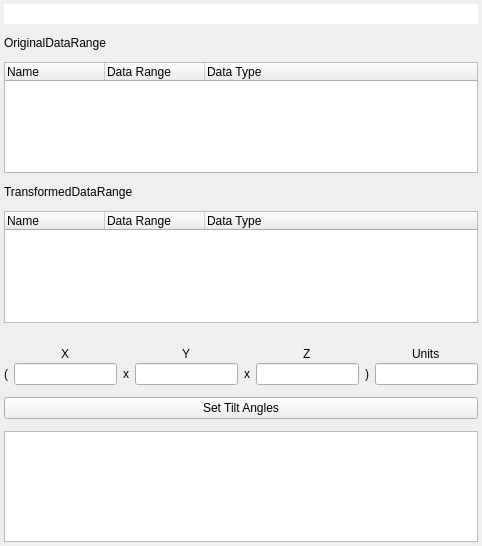
<?xml version="1.0" encoding="UTF-8"?>
<ui version="4.0">
 <class>DataPropertiesPanel</class>
 <widget class="QWidget" name="DataPropertiesPanel">
  <property name="geometry">
   <rect>
    <x>0</x>
    <y>0</y>
    <width>482</width>
    <height>546</height>
   </rect>
  </property>
  <property name="windowTitle">
   <string>Form</string>
  </property>
  <layout class="QVBoxLayout" name="verticalLayout">
   <property name="spacing">
    <number>12</number>
   </property>
   <property name="leftMargin">
    <number>4</number>
   </property>
   <property name="topMargin">
    <number>4</number>
   </property>
   <property name="rightMargin">
    <number>4</number>
   </property>
   <property name="bottomMargin">
    <number>4</number>
   </property>
   <item>
    <widget class="QLineEdit" name="FileName">
     <property name="autoFillBackground">
      <bool>true</bool>
     </property>
     <property name="frame">
      <bool>false</bool>
     </property>
     <property name="readOnly">
      <bool>true</bool>
     </property>
    </widget>
   </item>
   <item>
    <widget class="QLabel" name="OriginalDataRange">
     <property name="text">
      <string>OriginalDataRange</string>
     </property>
     <property name="wordWrap">
      <bool>true</bool>
     </property>
    </widget>
   </item>
   <item>
    <widget class="pqTreeWidget" name="OriginalDataTreeWidget">
     <property name="rootIsDecorated">
      <bool>false</bool>
     </property>
     <column>
      <property name="text">
       <string>Name</string>
      </property>
     </column>
     <column>
      <property name="text">
       <string>Data Range</string>
      </property>
     </column>
     <column>
      <property name="text">
       <string>Data Type</string>
      </property>
     </column>
    </widget>
   </item>
   <item>
    <widget class="QLabel" name="TransformedDataRange">
     <property name="text">
      <string>TransformedDataRange</string>
     </property>
     <property name="wordWrap">
      <bool>true</bool>
     </property>
    </widget>
   </item>
   <item>
    <widget class="pqTreeWidget" name="TransformedDataTreeWidget">
     <property name="rootIsDecorated">
      <bool>false</bool>
     </property>
     <column>
      <property name="text">
       <string>Name</string>
      </property>
     </column>
     <column>
      <property name="text">
       <string>Data Range</string>
      </property>
     </column>
     <column>
      <property name="text">
       <string>Data Type</string>
      </property>
     </column>
    </widget>
   </item>
   <item>
    <widget class="QWidget" name="PropertiesButtons" native="true">
     <layout class="QHBoxLayout" name="horizontalLayout">
      <property name="leftMargin">
       <number>0</number>
      </property>
      <property name="topMargin">
       <number>0</number>
      </property>
      <property name="rightMargin">
       <number>0</number>
      </property>
      <property name="bottomMargin">
       <number>0</number>
      </property>
     </layout>
    </widget>
   </item>
   <item>
    <widget class="QWidget" name="LengthWidget" native="true">
     <layout class="QVBoxLayout" name="verticalLayout1">
      <property name="leftMargin">
       <number>0</number>
      </property>
      <property name="topMargin">
       <number>0</number>
      </property>
      <property name="rightMargin">
       <number>0</number>
      </property>
      <property name="bottomMargin">
       <number>0</number>
      </property>
      <item>
       <layout class="QGridLayout" name="gridLayout_2">
        <property name="verticalSpacing">
         <number>2</number>
        </property>
        <item row="1" column="0">
         <widget class="QLabel" name="leftBracketLabel">
          <property name="text">
           <string>(</string>
          </property>
         </widget>
        </item>
        <item row="1" column="6">
         <widget class="QLabel" name="rightBracketLabel">
          <property name="text">
           <string>)</string>
          </property>
         </widget>
        </item>
        <item row="0" column="5" alignment="Qt::AlignHCenter">
         <widget class="QLabel" name="zLabel">
          <property name="text">
           <string>Z</string>
          </property>
         </widget>
        </item>
        <item row="1" column="4">
         <widget class="QLabel" name="multiplyLabel2">
          <property name="text">
           <string>x</string>
          </property>
         </widget>
        </item>
        <item row="1" column="1">
         <widget class="QLineEdit" name="xLengthBox">
          <property name="alignment">
           <set>Qt::AlignCenter</set>
          </property>
         </widget>
        </item>
        <item row="1" column="5">
         <widget class="QLineEdit" name="zLengthBox">
          <property name="alignment">
           <set>Qt::AlignCenter</set>
          </property>
         </widget>
        </item>
        <item row="0" column="1" alignment="Qt::AlignHCenter">
         <widget class="QLabel" name="xLabel">
          <property name="text">
           <string>X</string>
          </property>
         </widget>
        </item>
        <item row="1" column="2">
         <widget class="QLabel" name="multiplyLabel1">
          <property name="text">
           <string>x</string>
          </property>
         </widget>
        </item>
        <item row="1" column="3">
         <widget class="QLineEdit" name="yLengthBox">
          <property name="alignment">
           <set>Qt::AlignCenter</set>
          </property>
         </widget>
        </item>
        <item row="0" column="3" alignment="Qt::AlignHCenter">
         <widget class="QLabel" name="yLabel">
          <property name="text">
           <string>Y</string>
          </property>
         </widget>
        </item>
        <item row="1" column="7">
         <widget class="QLineEdit" name="unitBox">
          <property name="alignment">
           <set>Qt::AlignCenter</set>
          </property>
         </widget>
        </item>
        <item row="0" column="7" alignment="Qt::AlignHCenter">
         <widget class="QLabel" name="unitLabel">
          <property name="text">
           <string>Units</string>
          </property>
         </widget>
        </item>
       </layout>
      </item>
     </layout>
    </widget>
   </item>
   <item>
    <widget class="QPushButton" name="SetTiltAnglesButton">
     <property name="text">
      <string>Set Tilt Angles</string>
     </property>
    </widget>
   </item>
   <item>
    <widget class="QTableWidget" name="TiltAnglesTable">
     <property name="sizePolicy">
      <sizepolicy hsizetype="Expanding" vsizetype="Expanding">
       <horstretch>0</horstretch>
       <verstretch>0</verstretch>
      </sizepolicy>
     </property>
    </widget>
   </item>
   <item>
    <spacer name="verticalSpacer">
     <property name="orientation">
      <enum>Qt::Vertical</enum>
     </property>
     <property name="sizeHint" stdset="0">
      <size>
       <width>20</width>
       <height>40</height>
      </size>
     </property>
    </spacer>
   </item>
  </layout>
 </widget>
 <customwidgets>
  <customwidget>
   <class>pqTreeWidget</class>
   <extends>QTreeWidget</extends>
   <header>pqTreeWidget.h</header>
  </customwidget>
 </customwidgets>
 <tabstops>
  <tabstop>FileName</tabstop>
  <tabstop>xLengthBox</tabstop>
  <tabstop>yLengthBox</tabstop>
  <tabstop>zLengthBox</tabstop>
  <tabstop>unitBox</tabstop>
  <tabstop>SetTiltAnglesButton</tabstop>
  <tabstop>TiltAnglesTable</tabstop>
 </tabstops>
 <resources/>
 <connections/>
</ui>
